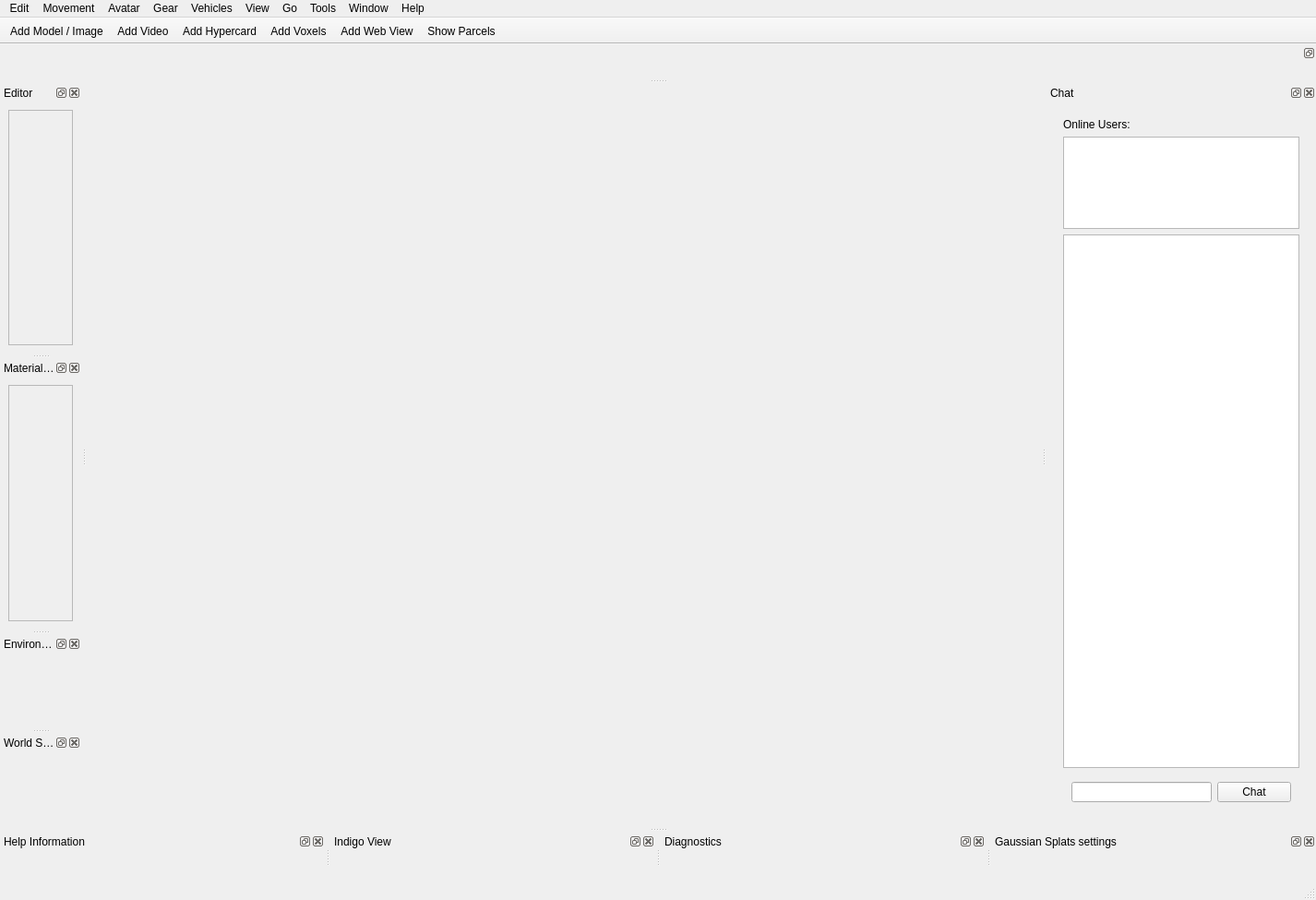
<?xml version="1.0" encoding="UTF-8"?>
<ui version="4.0">
 <class>MainWindow</class>
 <widget class="QMainWindow" name="MainWindow">
  <property name="geometry">
   <rect>
    <x>0</x>
    <y>0</y>
    <width>1426</width>
    <height>975</height>
   </rect>
  </property>
  <property name="windowTitle">
   <string>MainWindow</string>
  </property>
  <widget class="QWidget" name="centralwidget">
   <layout class="QVBoxLayout" name="verticalLayout">
    <property name="leftMargin">
     <number>0</number>
    </property>
    <property name="topMargin">
     <number>0</number>
    </property>
    <property name="rightMargin">
     <number>0</number>
    </property>
    <property name="bottomMargin">
     <number>0</number>
    </property>
    <item>
     <widget class="GlWidget" name="glWidget" native="true"/>
    </item>
   </layout>
  </widget>
  <widget class="QMenuBar" name="menubar">
   <property name="geometry">
    <rect>
     <x>0</x>
     <y>0</y>
     <width>1426</width>
     <height>21</height>
    </rect>
   </property>
   <widget class="QMenu" name="menuWindow">
    <property name="title">
     <string>Window</string>
    </property>
    <addaction name="actionReset_Layout"/>
    <addaction name="actionEnter_Fullscreen"/>
   </widget>
   <widget class="QMenu" name="menuEdit">
    <property name="title">
     <string>Edit</string>
    </property>
    <widget class="QMenu" name="menuLightmaps">
     <property name="title">
      <string>Lightmaps</string>
     </property>
     <addaction name="actionBake_Lightmaps_fast_for_all_objects_in_parcel"/>
     <addaction name="actionBake_lightmaps_high_quality_for_all_objects_in_parcel"/>
    </widget>
    <addaction name="actionUndo"/>
    <addaction name="actionRedo"/>
    <addaction name="separator"/>
    <addaction name="actionAddObject"/>
    <addaction name="actionAddHypercard"/>
    <addaction name="actionAdd_Text"/>
    <addaction name="actionAdd_Spotlight"/>
    <addaction name="actionAdd_Seat"/>
    <addaction name="actionAdd_Audio_Source"/>
    <addaction name="actionAdd_Web_View"/>
    <addaction name="actionAdd_Video"/>
    <addaction name="actionAdd_Decal"/>
    <addaction name="actionAdd_Portal"/>
    <addaction name="separator"/>
    <addaction name="actionCopy_Object"/>
    <addaction name="actionPaste_Object"/>
    <addaction name="actionCloneObject"/>
    <addaction name="actionDeleteObject"/>
    <addaction name="separator"/>
    <addaction name="actionFind_Object"/>
    <addaction name="actionList_Objects_Nearby"/>
    <addaction name="separator"/>
    <addaction name="menuLightmaps"/>
    <addaction name="actionSave_Object_To_Disk"/>
    <addaction name="actionSave_Parcel_Objects_To_Disk"/>
    <addaction name="actionLoad_Objects_From_Disk"/>
   </widget>
   <widget class="QMenu" name="menuMovement">
    <property name="title">
     <string>Movement</string>
    </property>
    <addaction name="actionFly_Mode"/>
   </widget>
   <widget class="QMenu" name="menuGo">
    <property name="title">
     <string>Go</string>
    </property>
    <addaction name="actionGo_Back"/>
    <addaction name="separator"/>
    <addaction name="actionGo_to_Position"/>
    <addaction name="actionGo_to_Parcel"/>
    <addaction name="actionGo_To_Start_Location"/>
    <addaction name="actionGoToMainWorld"/>
    <addaction name="actionGoToPersonalWorld"/>
    <addaction name="actionGo_to_CryptoVoxels_World"/>
    <addaction name="separator"/>
    <addaction name="actionSet_Start_Location"/>
   </widget>
   <widget class="QMenu" name="menuTools">
    <property name="title">
     <string>Tools</string>
    </property>
    <addaction name="actionTake_Screenshot"/>
    <addaction name="actionShow_Screenshot_Folder"/>
    <addaction name="actionShow_Log"/>
    <addaction name="actionExport_view_to_Indigo"/>
    <addaction name="actionMute_Audio"/>
    <addaction name="actionOptions"/>
   </widget>
   <widget class="QMenu" name="menuHelp">
    <property name="title">
     <string>Help</string>
    </property>
    <addaction name="actionAbout_Substrata"/>
   </widget>
   <widget class="QMenu" name="menuAvatar">
    <property name="title">
     <string>Avatar</string>
    </property>
    <addaction name="actionAvatarSettings"/>
   </widget>
   <widget class="QMenu" name="menuView">
    <property name="title">
     <string>View</string>
    </property>
    <addaction name="actionThird_Person_Camera"/>
   </widget>
   <widget class="QMenu" name="menuVehicles">
    <property name="title">
     <string>Vehicles</string>
    </property>
    <addaction name="actionSummon_Bike"/>
    <addaction name="actionSummon_Hovercar"/>
    <addaction name="actionSummon_Boat"/>
    <addaction name="actionSummon_Jet_Ski"/>
    <addaction name="actionSummon_Car"/>
   </widget>
   <widget class="QMenu" name="menuGear">
    <property name="title">
     <string>Gear</string>
    </property>
    <addaction name="actionOpen_Gear_Inventory"/>
    <addaction name="separator"/>
    <addaction name="actionConvert_Selected_Object_To_Gear_Item"/>
   </widget>
   <addaction name="menuEdit"/>
   <addaction name="menuMovement"/>
   <addaction name="menuAvatar"/>
   <addaction name="menuGear"/>
   <addaction name="menuVehicles"/>
   <addaction name="menuView"/>
   <addaction name="menuGo"/>
   <addaction name="menuTools"/>
   <addaction name="menuWindow"/>
   <addaction name="menuHelp"/>
  </widget>
  <widget class="QStatusBar" name="statusbar"/>
  <widget class="QToolBar" name="toolBar">
   <property name="windowTitle">
    <string>toolBar</string>
   </property>
   <property name="movable">
    <bool>false</bool>
   </property>
   <property name="floatable">
    <bool>false</bool>
   </property>
   <attribute name="toolBarArea">
    <enum>TopToolBarArea</enum>
   </attribute>
   <attribute name="toolBarBreak">
    <bool>false</bool>
   </attribute>
   <addaction name="actionAddObject"/>
   <addaction name="actionAdd_Video"/>
   <addaction name="actionAddHypercard"/>
   <addaction name="actionAdd_Voxels"/>
   <addaction name="actionAdd_Web_View"/>
   <addaction name="actionShow_Parcels"/>
  </widget>
  <widget class="QDockWidget" name="chatDockWidget">
   <property name="sizePolicy">
    <sizepolicy hsizetype="Preferred" vsizetype="Maximum">
     <horstretch>0</horstretch>
     <verstretch>0</verstretch>
    </sizepolicy>
   </property>
   <property name="windowTitle">
    <string>Chat</string>
   </property>
   <attribute name="dockWidgetArea">
    <number>2</number>
   </attribute>
   <widget class="QWidget" name="chatDockWidgetContents">
    <layout class="QVBoxLayout" name="verticalLayout_3">
     <item>
      <widget class="QWidget" name="chatWidget" native="true">
       <layout class="QVBoxLayout" name="verticalLayout_2">
        <item>
         <widget class="QLabel" name="label">
          <property name="text">
           <string>Online Users:</string>
          </property>
         </widget>
        </item>
        <item>
         <widget class="QTextEdit" name="onlineUsersTextEdit">
          <property name="maximumSize">
           <size>
            <width>16777215</width>
            <height>100</height>
           </size>
          </property>
          <property name="readOnly">
           <bool>true</bool>
          </property>
         </widget>
        </item>
        <item>
         <widget class="QTextEdit" name="chatMessagesTextEdit">
          <property name="readOnly">
           <bool>true</bool>
          </property>
         </widget>
        </item>
        <item>
         <widget class="QWidget" name="widget" native="true">
          <property name="sizePolicy">
           <sizepolicy hsizetype="Preferred" vsizetype="Fixed">
            <horstretch>0</horstretch>
            <verstretch>0</verstretch>
           </sizepolicy>
          </property>
          <layout class="QHBoxLayout" name="horizontalLayout">
           <item>
            <widget class="QLineEdit" name="chatMessageLineEdit"/>
           </item>
           <item>
            <widget class="QPushButton" name="chatPushButton">
             <property name="text">
              <string>Chat</string>
             </property>
            </widget>
           </item>
          </layout>
         </widget>
        </item>
       </layout>
      </widget>
     </item>
    </layout>
   </widget>
  </widget>
  <widget class="QDockWidget" name="editorDockWidget">
   <property name="windowTitle">
    <string>Editor</string>
   </property>
   <attribute name="dockWidgetArea">
    <number>1</number>
   </attribute>
   <widget class="QWidget" name="editorDockWidgetContents">
    <layout class="QVBoxLayout" name="verticalLayout_8">
     <item>
      <widget class="QScrollArea" name="scrollArea">
       <property name="widgetResizable">
        <bool>true</bool>
       </property>
       <widget class="QWidget" name="scrollAreaWidgetContents">
        <property name="geometry">
         <rect>
          <x>0</x>
          <y>0</y>
          <width>69</width>
          <height>233</height>
         </rect>
        </property>
        <layout class="QVBoxLayout" name="verticalLayout_4">
         <item>
          <widget class="ObjectEditor" name="objectEditor" native="true"/>
         </item>
         <item>
          <widget class="ParcelEditor" name="parcelEditor" native="true"/>
         </item>
        </layout>
       </widget>
      </widget>
     </item>
    </layout>
   </widget>
  </widget>
  <widget class="QDockWidget" name="infoDockWidget">
   <property name="floating">
    <bool>true</bool>
   </property>
   <property name="features">
    <set>QDockWidget::DockWidgetFloatable</set>
   </property>
   <property name="allowedAreas">
    <set>Qt::NoDockWidgetArea</set>
   </property>
   <attribute name="dockWidgetArea">
    <number>4</number>
   </attribute>
   <widget class="QWidget" name="infoDockWidgetContents">
    <layout class="QVBoxLayout" name="verticalLayout_6">
     <property name="spacing">
      <number>0</number>
     </property>
     <property name="leftMargin">
      <number>0</number>
     </property>
     <property name="topMargin">
      <number>0</number>
     </property>
     <property name="rightMargin">
      <number>0</number>
     </property>
     <property name="bottomMargin">
      <number>0</number>
     </property>
     <item>
      <widget class="QWidget" name="notificationContainer" native="true">
       <layout class="QVBoxLayout" name="verticalLayout_7"/>
      </widget>
     </item>
    </layout>
   </widget>
  </widget>
  <widget class="QDockWidget" name="helpInfoDockWidget">
   <property name="floating">
    <bool>true</bool>
   </property>
   <property name="windowTitle">
    <string>Help Information</string>
   </property>
   <attribute name="dockWidgetArea">
    <number>8</number>
   </attribute>
   <widget class="QWidget" name="dockWidgetContents">
    <layout class="QVBoxLayout" name="verticalLayout_5">
     <item>
      <widget class="QLabel" name="helpInfoLabel">
       <property name="text">
        <string/>
       </property>
      </widget>
     </item>
    </layout>
   </widget>
  </widget>
  <widget class="QDockWidget" name="materialBrowserDockWidget">
   <property name="windowTitle">
    <string>Material Browser</string>
   </property>
   <attribute name="dockWidgetArea">
    <number>1</number>
   </attribute>
   <widget class="QWidget" name="materialBrowserDockWidgetContents_old">
    <layout class="QVBoxLayout" name="verticalLayout_9">
     <item>
      <widget class="QScrollArea" name="scrollArea_2">
       <property name="widgetResizable">
        <bool>true</bool>
       </property>
       <widget class="MaterialBrowser" name="materialBrowserDockWidgetContents">
        <property name="geometry">
         <rect>
          <x>0</x>
          <y>0</y>
          <width>69</width>
          <height>234</height>
         </rect>
        </property>
       </widget>
      </widget>
     </item>
    </layout>
   </widget>
  </widget>
  <widget class="QDockWidget" name="indigoViewDockWidget">
   <property name="windowTitle">
    <string>Indigo View</string>
   </property>
   <attribute name="dockWidgetArea">
    <number>8</number>
   </attribute>
   <widget class="QWidget" name="indigoViewDockWidgetContents">
    <layout class="QVBoxLayout" name="verticalLayout_10">
     <item>
      <widget class="IndigoView" name="indigoView" native="true"/>
     </item>
    </layout>
   </widget>
  </widget>
  <widget class="QDockWidget" name="diagnosticsDockWidget">
   <property name="windowTitle">
    <string>Diagnostics</string>
   </property>
   <attribute name="dockWidgetArea">
    <number>8</number>
   </attribute>
   <widget class="QWidget" name="diagnosticsDockWidgetContents">
    <layout class="QVBoxLayout" name="verticalLayout_11">
     <property name="spacing">
      <number>0</number>
     </property>
     <property name="leftMargin">
      <number>0</number>
     </property>
     <property name="topMargin">
      <number>0</number>
     </property>
     <property name="rightMargin">
      <number>0</number>
     </property>
     <property name="bottomMargin">
      <number>0</number>
     </property>
     <item>
      <widget class="DiagnosticsWidget" name="diagnosticsWidget" native="true"/>
     </item>
    </layout>
   </widget>
  </widget>
  <widget class="QDockWidget" name="gaussianSplatSettingsDockWidget">
   <property name="windowTitle">
    <string>Gaussian Splats settings</string>
   </property>
   <attribute name="dockWidgetArea">
    <number>8</number>
   </attribute>
   <widget class="QWidget" name="gaussianSplatSettingsDockWidgetContents">
    <layout class="QVBoxLayout" name="verticalLayout_12">
     <property name="spacing">
      <number>0</number>
     </property>
     <property name="leftMargin">
      <number>0</number>
     </property>
     <property name="topMargin">
      <number>0</number>
     </property>
     <property name="rightMargin">
      <number>0</number>
     </property>
     <property name="bottomMargin">
      <number>0</number>
     </property>
     <item>
      <widget class="GaussianSplatSettingsWidget" name="gaussianSplatSettingsWidget" native="true"/>
     </item>
    </layout>
   </widget>
  </widget>
  <widget class="QDockWidget" name="environmentDockWidget">
   <property name="windowTitle">
    <string>Environment</string>
   </property>
   <attribute name="dockWidgetArea">
    <number>1</number>
   </attribute>
   <widget class="QWidget" name="dockWidgetContents_2">
    <layout class="QVBoxLayout" name="verticalLayout_12">
     <item>
      <widget class="EnvironmentOptionsWidget" name="environmentOptionsWidget" native="true"/>
     </item>
    </layout>
   </widget>
  </widget>
  <widget class="QDockWidget" name="worldSettingsDockWidget">
   <property name="windowTitle">
    <string>World Settings</string>
   </property>
   <attribute name="dockWidgetArea">
    <number>1</number>
   </attribute>
   <widget class="QWidget" name="dockWidgetContents_3">
    <layout class="QVBoxLayout" name="verticalLayout_13">
     <item>
      <widget class="WorldSettingsWidget" name="worldSettingsWidget" native="true"/>
     </item>
    </layout>
   </widget>
  </widget>
  <action name="actionAvatarSettings">
   <property name="text">
    <string>Avatar Settings</string>
   </property>
  </action>
  <action name="actionAddObject">
   <property name="text">
    <string>Add Model / Image</string>
   </property>
   <property name="toolTip">
    <string>Add Model/Image</string>
   </property>
  </action>
  <action name="actionDeleteObject">
   <property name="text">
    <string>Delete Object</string>
   </property>
  </action>
  <action name="actionReset_Layout">
   <property name="text">
    <string>Reset Layout</string>
   </property>
  </action>
  <action name="actionCloneObject">
   <property name="text">
    <string>Clone Object</string>
   </property>
   <property name="shortcut">
    <string>Ctrl+D</string>
   </property>
  </action>
  <action name="actionLogIn">
   <property name="text">
    <string>LogIn</string>
   </property>
   <property name="toolTip">
    <string>Log in</string>
   </property>
  </action>
  <action name="actionSignUp">
   <property name="text">
    <string>SignUp</string>
   </property>
  </action>
  <action name="actionLogOut">
   <property name="text">
    <string>LogOut</string>
   </property>
  </action>
  <action name="actionAddHypercard">
   <property name="text">
    <string>Add Hypercard</string>
   </property>
  </action>
  <action name="actionShow_Parcels">
   <property name="checkable">
    <bool>true</bool>
   </property>
   <property name="text">
    <string>Show Parcels</string>
   </property>
  </action>
  <action name="actionFly_Mode">
   <property name="checkable">
    <bool>true</bool>
   </property>
   <property name="text">
    <string>Fly Mode     F</string>
   </property>
  </action>
  <action name="actionAdd_Voxels">
   <property name="text">
    <string>Add Voxels</string>
   </property>
  </action>
  <action name="actionGoToMainWorld">
   <property name="text">
    <string>Go to Main World</string>
   </property>
  </action>
  <action name="actionGoToPersonalWorld">
   <property name="text">
    <string>Go to Personal World</string>
   </property>
  </action>
  <action name="actionGo_to_CryptoVoxels_World">
   <property name="text">
    <string>Go to Cryptovoxels World</string>
   </property>
  </action>
  <action name="actionExport_view_to_Indigo">
   <property name="text">
    <string>Export view to Indigo</string>
   </property>
  </action>
  <action name="actionAbout_Substrata">
   <property name="text">
    <string>About Substrata</string>
   </property>
  </action>
  <action name="actionOptions">
   <property name="text">
    <string>Options</string>
   </property>
  </action>
  <action name="actionAdd_Spotlight">
   <property name="text">
    <string>Add Spotlight</string>
   </property>
  </action>
  <action name="actionAdd_Seat">
   <property name="text">
    <string>Add Seat</string>
   </property>
  </action>
  <action name="actionGo_to_Parcel">
   <property name="text">
    <string>Go to Parcel</string>
   </property>
  </action>
  <action name="actionUndo">
   <property name="text">
    <string>Undo</string>
   </property>
   <property name="shortcut">
    <string>Ctrl+Z</string>
   </property>
  </action>
  <action name="actionRedo">
   <property name="text">
    <string>Redo</string>
   </property>
   <property name="shortcut">
    <string>Ctrl+Y</string>
   </property>
  </action>
  <action name="actionShow_Log">
   <property name="text">
    <string>Show Log</string>
   </property>
  </action>
  <action name="actionFind_Object">
   <property name="text">
    <string>Find Object by ID</string>
   </property>
  </action>
  <action name="actionBake_Lightmaps_fast_for_all_objects_in_parcel">
   <property name="text">
    <string>Bake Lightmaps (fast) for all objects in parcel</string>
   </property>
  </action>
  <action name="actionBake_lightmaps_high_quality_for_all_objects_in_parcel">
   <property name="text">
    <string>Bake lightmaps (high quality) for all objects in parcel</string>
   </property>
  </action>
  <action name="actionThird_Person_Camera">
   <property name="checkable">
    <bool>true</bool>
   </property>
   <property name="text">
    <string>Third Person Camera       V</string>
   </property>
  </action>
  <action name="actionAdd_Audio_Source">
   <property name="text">
    <string>Add Audio Source</string>
   </property>
  </action>
  <action name="actionTake_Screenshot">
   <property name="text">
    <string>Take Screenshot</string>
   </property>
  </action>
  <action name="actionShow_Screenshot_Folder">
   <property name="text">
    <string>Show Screenshot Folder</string>
   </property>
  </action>
  <action name="actionList_Objects_Nearby">
   <property name="text">
    <string>Find Objects Nearby</string>
   </property>
   <property name="shortcut">
    <string>Ctrl+F</string>
   </property>
  </action>
  <action name="actionAdd_Web_View">
   <property name="text">
    <string>Add Web View</string>
   </property>
  </action>
  <action name="actionCopy_Object">
   <property name="text">
    <string>Copy Object</string>
   </property>
  </action>
  <action name="actionPaste_Object">
   <property name="text">
    <string>Paste Object</string>
   </property>
  </action>
  <action name="actionGo_to_Position">
   <property name="text">
    <string>Go to Position</string>
   </property>
  </action>
  <action name="actionSet_Start_Location">
   <property name="text">
    <string>Set current location as start location</string>
   </property>
  </action>
  <action name="actionGo_To_Start_Location">
   <property name="text">
    <string>Go To Start Location</string>
   </property>
  </action>
  <action name="actionSummon_Bike">
   <property name="text">
    <string>Summon Bike</string>
   </property>
   <property name="shortcut">
    <string>Ctrl+B</string>
   </property>
  </action>
  <action name="actionSummon_Hovercar">
   <property name="text">
    <string>Summon Hovercar</string>
   </property>
   <property name="shortcut">
    <string>Ctrl+H</string>
   </property>
  </action>
  <action name="actionMute_Audio">
   <property name="checkable">
    <bool>true</bool>
   </property>
   <property name="text">
    <string>Mute Audio</string>
   </property>
   <property name="shortcut">
    <string>Ctrl+M</string>
   </property>
  </action>
  <action name="actionAdd_Video">
   <property name="text">
    <string>Add Video</string>
   </property>
  </action>
  <action name="actionAdd_Text">
   <property name="text">
    <string>Add Text</string>
   </property>
  </action>
  <action name="actionSummon_Boat">
   <property name="text">
    <string>Summon Boat</string>
   </property>
   <property name="shortcut">
    <string>Ctrl+Shift+B</string>
   </property>
  </action>
  <action name="actionSave_Object_To_Disk">
   <property name="text">
    <string>Save Object To Disk</string>
   </property>
  </action>
  <action name="actionSave_Parcel_Objects_To_Disk">
   <property name="text">
    <string>Save Parcel Objects To Disk</string>
   </property>
  </action>
  <action name="actionLoad_Objects_From_Disk">
   <property name="text">
    <string>Load Object(s) From Disk</string>
   </property>
  </action>
  <action name="actionDelete_All_Parcel_Objects">
   <property name="text">
    <string>Delete All Parcel Objects</string>
   </property>
  </action>
  <action name="actionAdd_Decal">
   <property name="text">
    <string>Add Decal</string>
   </property>
  </action>
  <action name="actionEnter_Fullscreen">
   <property name="text">
    <string>Enter Fullscreen Mode</string>
   </property>
  </action>
  <action name="actionSummon_Car">
   <property name="text">
    <string>Summon Car</string>
   </property>
   <property name="shortcut">
    <string>Ctrl+Shift+C</string>
   </property>
  </action>
  <action name="actionAdd_Portal">
   <property name="text">
    <string>Add Portal</string>
   </property>
  </action>
  <action name="actionGo_Back">
   <property name="text">
    <string>Go Back</string>
   </property>
  </action>
  <action name="actionSummon_Jet_Ski">
   <property name="text">
    <string>Summon Jet Ski</string>
   </property>
   <property name="shortcut">
    <string>Ctrl+J</string>
   </property>
  </action>
  <action name="actionOpen_Gear_Inventory">
   <property name="text">
    <string>Open Gear Inventory</string>
   </property>
  </action>
  <action name="actionConvert_Selected_Object_To_Gear_Item">
   <property name="text">
    <string>Convert Selected Object To Gear Item</string>
   </property>
  </action>
 </widget>
 <customwidgets>
  <customwidget>
   <class>GlWidget</class>
   <extends>QWidget</extends>
   <header>GlWidget.h</header>
   <container>1</container>
  </customwidget>
  <customwidget>
   <class>ObjectEditor</class>
   <extends>QWidget</extends>
   <header>ObjectEditor.h</header>
   <container>1</container>
  </customwidget>
  <customwidget>
   <class>ParcelEditor</class>
   <extends>QWidget</extends>
   <header>ParcelEditor.h</header>
   <container>1</container>
  </customwidget>
  <customwidget>
   <class>MaterialBrowser</class>
   <extends>QWidget</extends>
   <header>MaterialBrowser.h</header>
   <container>1</container>
  </customwidget>
  <customwidget>
   <class>IndigoView</class>
   <extends>QWidget</extends>
   <header>IndigoView.h</header>
   <container>1</container>
  </customwidget>
  <customwidget>
   <class>DiagnosticsWidget</class>
   <extends>QWidget</extends>
   <header>DiagnosticsWidget.h</header>
   <container>1</container>
  </customwidget>
  <customwidget>
   <class>GaussianSplatSettingsWidget</class>
   <extends>QWidget</extends>
   <header>GaussianSplatSettingsWidget.h</header>
   <container>1</container>
  </customwidget>
  <customwidget>
   <class>EnvironmentOptionsWidget</class>
   <extends>QWidget</extends>
   <header>EnvironmentOptionsWidget.h</header>
   <container>1</container>
  </customwidget>
  <customwidget>
   <class>WorldSettingsWidget</class>
   <extends>QWidget</extends>
   <header>WorldSettingsWidget.h</header>
   <container>1</container>
  </customwidget>
 </customwidgets>
 <resources/>
 <connections/>
</ui>
